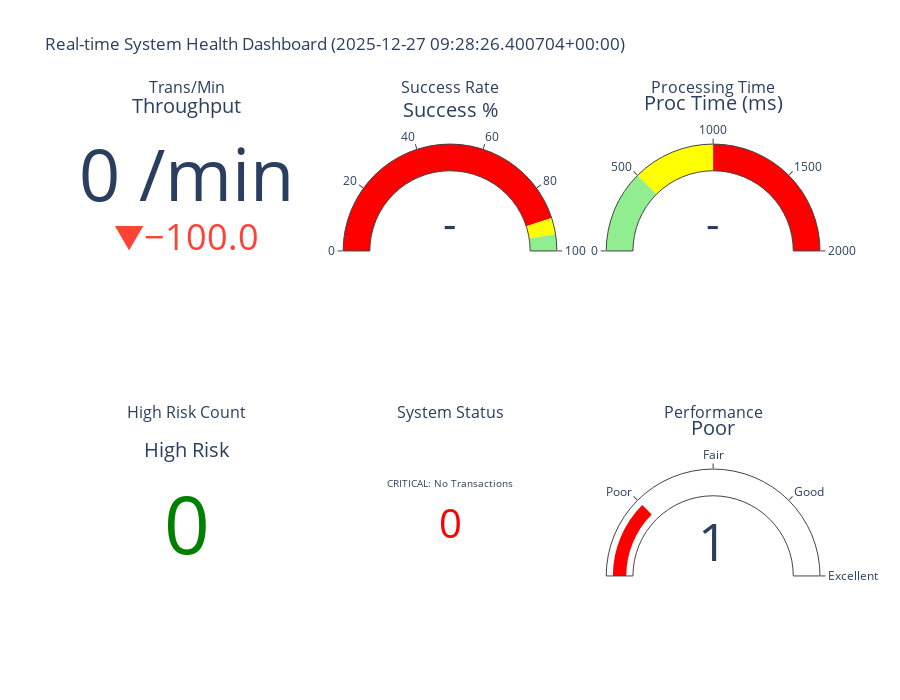

Notebook code for this chart:
### Markdown cell above
### Realtime System Health Indicators

### Code cell
realtime_system_health_indicators_query = "SELECT * FROM gold.analytics_realtime_system_health"
realtime_system_health_indicators_df = fetch_data(realtime_system_health_indicators_query)

fig = make_subplots(
    rows=2, cols=3,
    specs=[[{"type": "indicator"}] * 3,
            [{"type": "indicator"}] * 3],
    subplot_titles=("Trans/Min", "Success Rate", "Processing Time",
                    "High Risk Count", "System Status", "Performance")
)

# Transactions per minute
fig.add_trace(
    go.Indicator(
        mode="number+delta",
        value=realtime_system_health_indicators_df['transactions_per_minute'].iloc[0],
        delta={'reference': 100, 'valueformat': '.1f'},
        number={'suffix': " /min"},
        title={'text': "Throughput"}
    ),
    row=1, col=1
)

# Success rate
fig.add_trace(
    go.Indicator(
        mode="gauge+number",
        value=realtime_system_health_indicators_df['success_rate_pct'].iloc[0],
        title={'text': "Success %"},
        gauge={
            'axis': {'range': [0, 100]},
            'bar': {'color': "darkgreen"},
            'steps': [
                {'range': [0, 90], 'color': "red"},
                {'range': [90, 95], 'color': "yellow"},
                {'range': [95, 100], 'color': "lightgreen"}
            ]
        }
    ),
    row=1, col=2
)

# Processing time
fig.add_trace(
    go.Indicator(
        mode="gauge+number",
        value=realtime_system_health_indicators_df['avg_processing_time_ms'].iloc[0],
        title={'text': "Proc Time (ms)"},
        gauge={
            'axis': {'range': [0, 2000]},
            'bar': {'color': "darkblue"},
            'steps': [
                {'range': [0, 500], 'color': "lightgreen"},
                {'range': [500, 1000], 'color': "yellow"},
                {'range': [1000, 2000], 'color': "red"}
            ]
        }
    ),
    row=1, col=3
)

# High risk count
fig.add_trace(
    go.Indicator(
        mode="number",
        value=realtime_system_health_indicators_df['high_risk_transactions'].iloc[0],
        title={'text': "High Risk"},
        number={'font': {
            'color': 'red' if realtime_system_health_indicators_df['high_risk_transactions'].iloc[0] > 20 else 'green'}}
    ),
    row=2, col=1
)

# System status
status_value = 1 if realtime_system_health_indicators_df['system_status'].iloc[0] == 'HEALTHY' else 0
fig.add_trace(
    go.Indicator(
        mode="number",
        value=status_value,
        title={'text': realtime_system_health_indicators_df['system_status'].iloc[0]},
        number={'font': {'color': 'green' if status_value ==
                            1 else 'red', 'size': 40}}
    ),
    row=2, col=2
)

# Performance status
perf_map = {'Excellent': 4, 'Good': 3, 'Fair': 2, 'Poor': 1}
perf_value = perf_map.get(realtime_system_health_indicators_df['performance_status'].iloc[0], 0)
fig.add_trace(
    go.Indicator(
        mode="gauge+number",
        value=perf_value,
        title={'text': realtime_system_health_indicators_df['performance_status'].iloc[0]},
        gauge={
            'axis': {'range': [0, 4], 'tickvals': [1, 2, 3, 4],
                        'ticktext': ['Poor', 'Fair', 'Good', 'Excellent']},
            'bar': {'color': ['red', 'orange', 'yellow', 'green'][perf_value-1] if perf_value > 0 else 'gray'}
        }
    ),
    row=2, col=3
)

fig.update_layout(
    title_text=f"Real-time System Health Dashboard ({realtime_system_health_indicators_df['snapshot_time'].iloc[0]})",
    height=700
)

fig.show()

### Figure 1 — Plotly figure (JSON) as saved in the notebook; plotly's stock layout.template omitted (floating-point values rounded to 4 significant figures)
{"data": [{"delta": {"reference": 100, "valueformat": ".1f"}, "domain": {"x": [0, 0.2889], "y": [0.625, 1]}, "mode": "number+delta", "number": {"suffix": " /min"}, "title": {"text": "Throughput"}, "type": "indicator", "value": 0}, {"domain": {"x": [0.3556, 0.6444], "y": [0.625, 1]}, "gauge": {"axis": {"range": [0, 100]}, "bar": {"color": "darkgreen"}, "steps": [{"color": "red", "range": [0, 90]}, {"color": "yellow", "range": [90, 95]}, {"color": "lightgreen", "range": [95, 100]}]}, "mode": "gauge+number", "title": {"text": "Success %"}, "type": "indicator"}, {"domain": {"x": [0.7111, 1], "y": [0.625, 1]}, "gauge": {"axis": {"range": [0, 2000]}, "bar": {"color": "darkblue"}, "steps": [{"color": "lightgreen", "range": [0, 500]}, {"color": "yellow", "range": [500, 1000]}, {"color": "red", "range": [1000, 2000]}]}, "mode": "gauge+number", "title": {"text": "Proc Time (ms)"}, "type": "indicator"}, {"domain": {"x": [0, 0.2889], "y": [0, 0.375]}, "mode": "number", "number": {"font": {"color": "green"}}, "title": {"text": "High Risk"}, "type": "indicator", "value": 0}, {"domain": {"x": [0.3556, 0.6444], "y": [0, 0.375]}, "mode": "number", "number": {"font": {"color": "red", "size": 40}}, "title": {"text": "CRITICAL: No Transactions"}, "type": "indicator", "value": 0}, {"domain": {"x": [0.7111, 1], "y": [0, 0.375]}, "gauge": {"axis": {"range": [0, 4], "ticktext": ["Poor", "Fair", "Good", "Excellent"], "tickvals": [1, 2, 3, 4]}, "bar": {"color": "red"}}, "mode": "gauge+number", "title": {"text": "Poor"}, "type": "indicator", "value": 1}], "layout": {"annotations": [{"font": {"size": 16}, "showarrow": false, "text": "Trans/Min", "x": 0.1444, "xanchor": "center", "xref": "paper", "y": 1, "yanchor": "bottom", "yref": "paper"}, {"font": {"size": 16}, "showarrow": false, "text": "Success Rate", "x": 0.5, "xanchor": "center", "xref": "paper", "y": 1, "yanchor": "bottom", "yref": "paper"}, {"font": {"size": 16}, "showarrow": false, "text": "Processing Time", "x": 0.8556, "xanchor": "center", "xref": "paper", "y": 1, "yanchor": "bottom", "yref": "paper"}, {"font": {"size": 16}, "showarrow": false, "text": "High Risk Count", "x": 0.1444, "xanchor": "center", "xref": "paper", "y": 0.375, "yanchor": "bottom", "yref": "paper"}, {"font": {"size": 16}, "showarrow": false, "text": "System Status", "x": 0.5, "xanchor": "center", "xref": "paper", "y": 0.375, "yanchor": "bottom", "yref": "paper"}, {"font": {"size": 16}, "showarrow": false, "text": "Performance", "x": 0.8556, "xanchor": "center", "xref": "paper", "y": 0.375, "yanchor": "bottom", "yref": "paper"}], "height": 700, "title": {"text": "Real-time System Health Dashboard (2025-12-27 09:28:26.400704+00:00)"}}}
